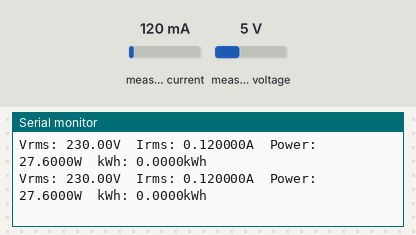
The sketch below on a simulated ESP32. Shown: the last lines printed to the serial monitor. Inputs (shaded band) come from the test bench; at power-on: measured current 120 mA, measured voltage 5 V. WiFi joins after 1.5 s; servers stay silent unless stated.

Above: at 3.0 s.
3.1 s: measured current set to 40 mA
At 3.28 s:
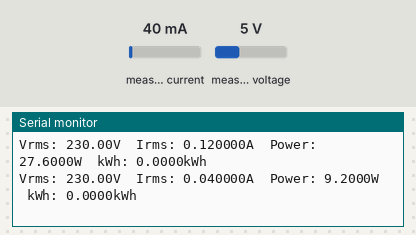
4.6 s: measured voltage set to 0.3 V
At 4.7 s:
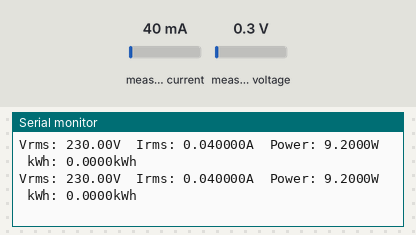
6.1 s: measured current set to 500 mA
At 6.13 s:
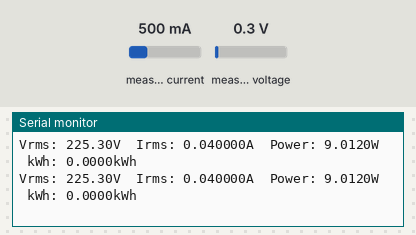
7.6 s: measured voltage set to 3.8 V
At 7.75 s:
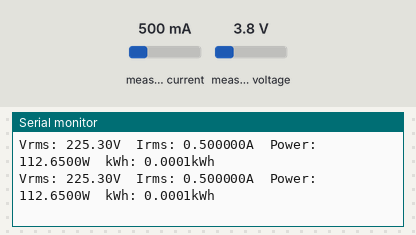
Timing chart, 0 to 10.1 s (numbered marks = the images above; inputs shaded):
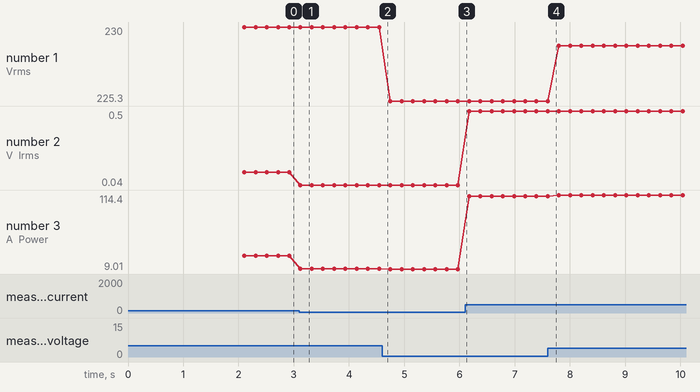

Measured:
- after the input at 3.1 s, the serial monitor: prints a new line at once (image 1)
- plotted number 1: 230 → 225.3 after the input at 4.6 s, 225.3 → 228.8 after the input at 7.6 s
- plotted number 2: 0.12 → 0.04 after the input at 3.1 s, 0.04 → 0.5 after the input at 6.1 s
- plotted number 3: 27.6 → 9.2 after the input at 3.1 s, 9.2 → 9.01 after the input at 4.6 s, 9.01 → 112.65 after the input at 6.1 s, 112.65 → 114.4 after the input at 7.6 s

The sketch:

Projeto_MEE.ino
```cpp
// Template ID, Device Name and Auth Token are provided by the Blynk.Cloud
// See the Device Info tab, or Template settings
#define BLYNK_TEMPLATE_ID           "TMPLT6ax_Ps9"
#define BLYNK_DEVICE_NAME           "Quickstart Device"
#define BLYNK_AUTH_TOKEN            "0CSxOcaL5_ENJ59X2Ifk1Q-NHDq1RC7t"

#define BLYNK_PRINT Serial

#include "EmonLib.h"   //https://github.com/openenergymonitor/EmonLib
#include <WiFi.h>
#include <WiFiClient.h>
#include <BlynkSimpleEsp32.h>

EnergyMonitor emon;
#define vCalibration 20
#define currCalibration 0.15
BlynkTimer timer;

char auth[] = BLYNK_AUTH_TOKEN;
char ssid[] = "REINO DO NORTE";
char pass[] = "17ak12sc06";

float kWh = 0;
unsigned long lastmillis = millis();

void myTimerEvent() {
    emon.calcVI(20, 2000);
    yield();
    Serial.print("Vrms: ");
    Serial.print(emon.Vrms, 2);
    Serial.print("V");

    Blynk.virtualWrite(V0, emon.Vrms);
    Serial.print("\tIrms: ");
    Serial.print(emon.Irms, 6);
    Serial.print("A");

    Blynk.virtualWrite(V1, emon.Irms);
    Serial.print("\tPower: ");
    Serial.print(emon.apparentPower, 4);
    Serial.print("W");

    Blynk.virtualWrite(V2, emon.apparentPower);
    Serial.print("\tkWh: ");
    kWh = kWh + emon.apparentPower*(millis()-lastmillis)/3600000000.0;
    Serial.print(kWh, 4);

    Serial.println("kWh");
    lastmillis = millis();
    Blynk.virtualWrite(V3, kWh);

}

void setup() {
  Serial.begin(9600);
  emon.voltage(35, vCalibration, 1.7);
  emon.current(34, currCalibration);
  Blynk.begin(auth, ssid, pass);
  timer.setInterval(100L, myTimerEvent);
}

void loop() {
  Blynk.run();
  timer.run();
}
```
